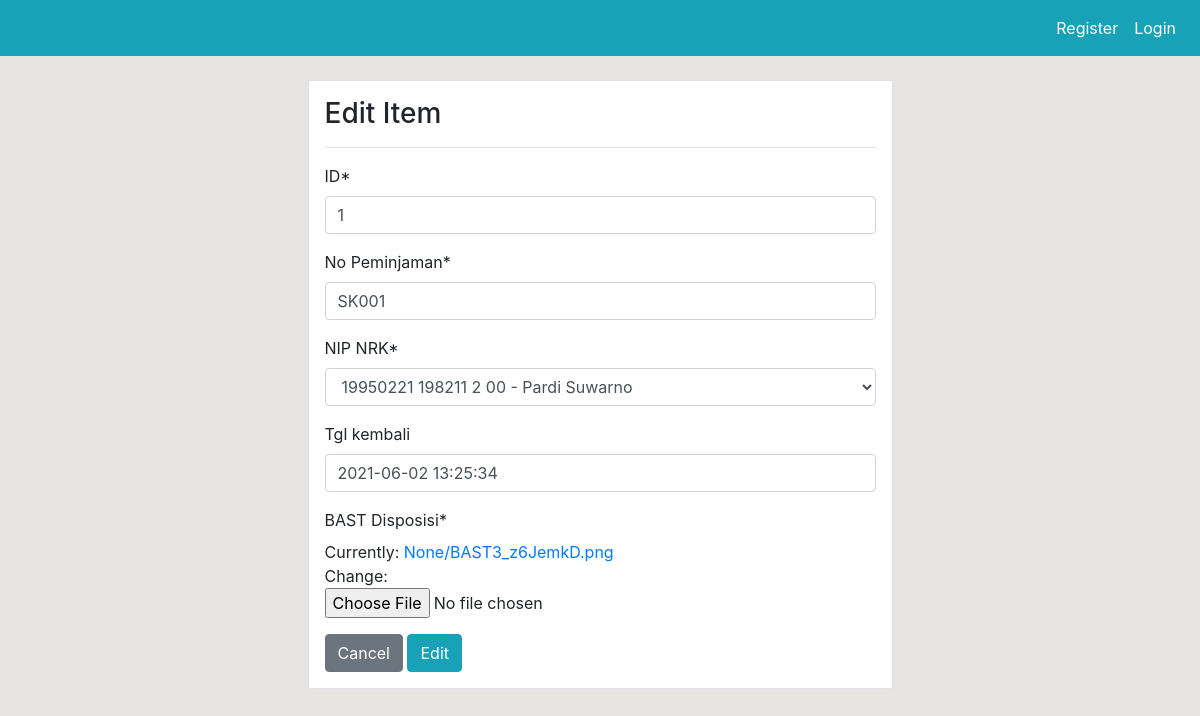
Page /peminjaman/update/SK001/ on the committed database.
### dashboard/models.py (models this page shows, shortened)
class Peminjaman (models.Model):
    ID = models.PositiveIntegerField()
    No_Peminjaman = models.CharField(max_length=10, primary_key=True)
    NIP_NRK = models.ForeignKey(Pegawai, on_delete=models.CASCADE)
    tgl_pinjam = models.DateTimeField(auto_now_add=True)
    tgl_kembali = models.DateTimeField(null=True, blank=True)
    BAST = models.FileField(("BAST Disposisi"), upload_to=None, max_length=100)

class Pegawai(models.Model):
    NIP_NRK = models.CharField(max_length=20, primary_key=True)
    Nama_Pegawai = models.CharField(max_length=30)
    Alamat = models.CharField(max_length=100)
    Telp = models.CharField(max_length=13)
    def __str__(self):
        return f'{self.NIP_NRK} - {self.Nama_Pegawai}'

### dashboard/views.py (the view)
# urls.py: path('peminjaman/update/<str:pk>/', views.update_peminjaman, name='dashboard-update-peminjaman'),
def update_peminjaman(request, pk):
    item = Peminjaman.objects.get(No_Peminjaman=pk)
    if request.method=='POST' :
        form = PeminjamanForm(request.POST, instance=item)
        if form.is_valid():
            form.save()
            return redirect('dashboard-peminjaman')
    else:
        form = PeminjamanForm(instance=item)
    context ={
        'form':form
    }
    return render(request, 'dashboard/update_peminjaman.html', context)

### dashboard/forms.py
class PeminjamanForm(forms.ModelForm):
    class Meta:
        model = Peminjaman
        fields = ['ID', 'No_Peminjaman', 'NIP_NRK', 'tgl_kembali', 'BAST' ]
        widgets = {'tgl_kembali' : DateTimeWidget(attrs={'id':"yourdatetimeid"}, usel10n = True, bootstrap_version=4)}

### templates/dashboard/update_peminjaman.html (shortened to what this page needs)
{% extends 'partials/base.html' %}
{% load crispy_forms_tags %}
{% block content %}
<div class="row my-4">
    <div class="col-md-6 offset-md-3">
        <div class="border p-3 bg-white">
            <h3>Edit Item</h3>
            <hr>
            <form method="POST">
                {{ form|crispy }}
                <a class="btn btn-secondary" href="{% url 'dashboard-peminjaman' %}">Cancel</a>
                <input class="btn btn-info" type="submit" value="Edit">
        </div>
    </div>
</div>
{% endblock %}

### static/style.css (style rules this page uses)
body { background: rgb(230, 227, 227); }
* { box-sizing: border-box; }

### rows in the picture
Peminjaman: ID "1", No_Peminjaman "SK001", tgl_kembali "2021-06-02 13:25:34"
Pegawai: NIP_NRK "19950221 198211 2 00 - Pardi Suwarno"
